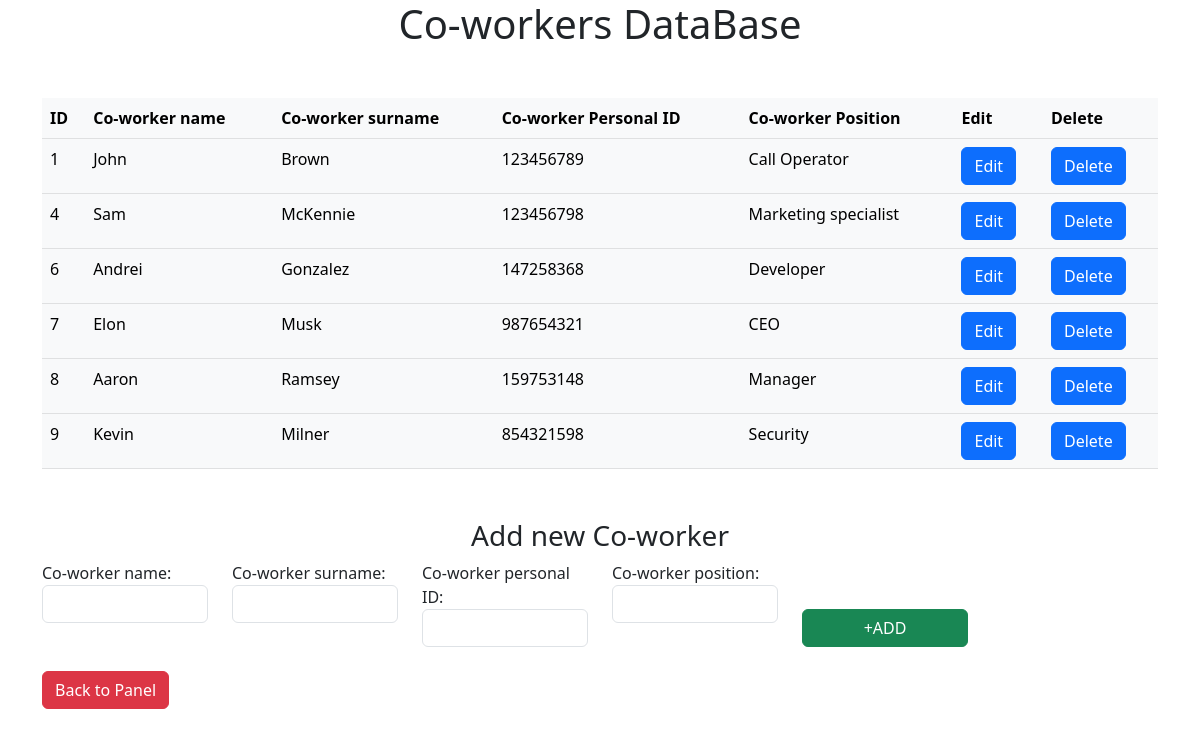
/coworkersmain.php (signed in), run on the app's committed database.
### tables this page shows
CREATE TABLE `coworkers` (
  `id` int(11) NOT NULL,
  `name` varchar(100) NOT NULL,
  `surname` varchar(100) NOT NULL,
  `pers_id` varchar(15) NOT NULL,
  `position` varchar(100) NOT NULL
);

### coworkersmain.php (the view, shortened to what this page needs)
<!DOCTYPE html>
<html lang="en">
<head>
    <link href="https://cdn.jsdelivr.net/npm/bootstrap@5.3.0-alpha3/dist/css/bootstrap.min.css" rel="stylesheet">
</head>
<body>
<h1 style="text-align:center; margin: 50ox 0ox">Co-workers DataBase</h1>
    <section style="margin:50px 0px">
        <div class="container">
            <table class="table table-light">
                <thead>
                    <th scope="col">ID</th>
                    <th scope="col">Co-worker name</th>
                    <th scope="col">Co-worker surname</th>
                    <th scope="col"> Co-worker Personal ID</th>
                    <th scope="col"> Co-worker Position</th>
                    <th scope="col">Edit</th>
                    <th scope="col">Delete</th>
                </thead>
                <tbody>
                    <?php
                    require_once "conn.php";
                    $sql_query = "SELECT * FROM coworkers";
                    if($result=$conn->query($sql_query)){
                        while($row=$result->fetch_assoc()){
                            $Id=$row["id"];
                            $Name=$row["name"];
                            $Surname=$row["surname"];
                            $Persid=$row["pers_id"];
                            $Position=$row["position"];
                            ?>
                        <tr class="trow">
                            <td><?php echo $Id; ?></td>
                            <td><?php echo $Name; ?></td>
                            <td><?php echo $Surname; ?></td>
                            <td><?php echo $Persid; ?></td>
                            <td><?php echo $Position; ?></td>
                            <td> <a href="updatecoworkersdata.php?id=<?php echo $Id;?>"class="btn btn-primary">Edit</td>
                            <td> <a href="deletecoworkersdata.php?id=<?php echo $Id;?>" class="btn btn-primary">Delete</td>
                        </tr>
                    <?php
                        }
                    }
                    ?>
                </tbody>
            </table>
        </div>
    </section>
    <h3 style="text-align:center; margin: 50ox 0ox">Add new Co-worker</h3>
    <section>
        <div class="container">
            <form action="addcoworker.php" method="post">
                <div class="row">
                    <div class="form-group col-lg-2">
                        <label for="name">Co-worker name: </label>
                        <input type="text" name="name" id="name" class="form-control" required>
                    </div>
                    <div class="form-group col-lg-2">
                        <label for="name">Co-worker surname: </label>
                        <input type="text" name="surname" id="surname" class="form-control" required>
                    </div>
                    <div class="form-group col-lg-2">
                        <label for="name">Co-worker personal ID: </label>
                        <input type="text" name="persid" id="persid" class="form-control" required>
                    </div>
                    <div class="form-group col-lg-2">
                        <label for="name">Co-worker position: </label>
                        <input type="text" name="position" id="position" class="form-control" required>
                    </div>
                    <div class="form-group col-lg-2" style="display:grid; align-items:flex-end">
                        <input type="submit" name="submit" id="submit" class="btn btn-success" value="+ADD">
                    </div>
                </div>
            </form>
            <br>
            <a href="panel.php">
                <button class="btn btn-danger">Back to Panel</button>
            </a>
        </div>
    </section>
</body>
</html>

### data on the page
coworkers: id "1", name "John", surname "Brown", pers "123456789", position "Call Operator"
coworkers: id "4", name "Sam", surname "McKennie", pers "123456798", position "Marketing specialist"
coworkers: id "6", name "Andrei", surname "Gonzalez", pers "147258368", position "Developer"
coworkers: id "7", name "Elon", surname "Musk", pers "987654321", position "CEO"
coworkers: id "8", name "Aaron", surname "Ramsey", pers "159753148", position "Manager"
coworkers: id "9", name "Kevin", surname "Milner", pers "854321598", position "Security"
